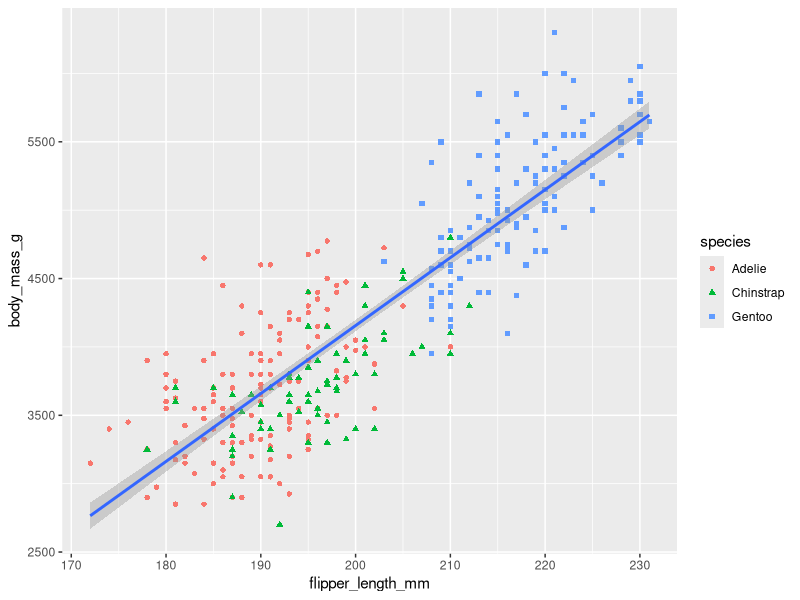
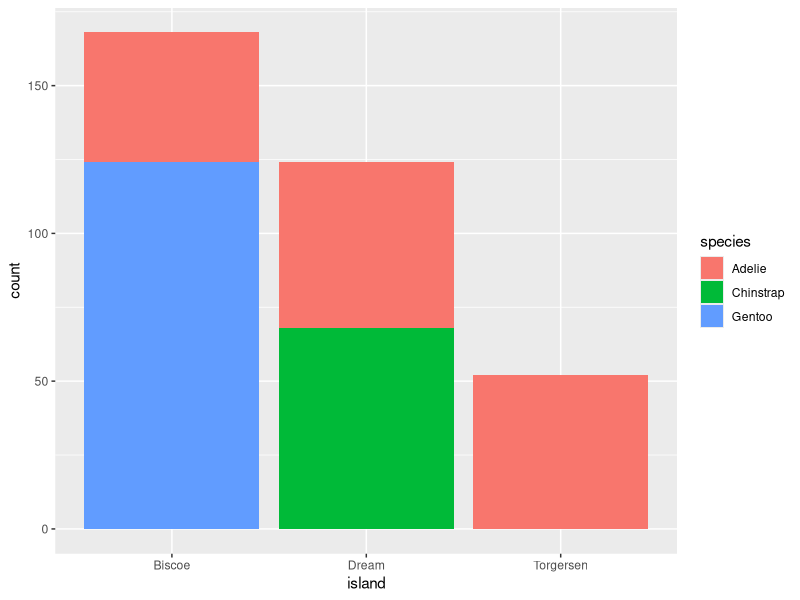
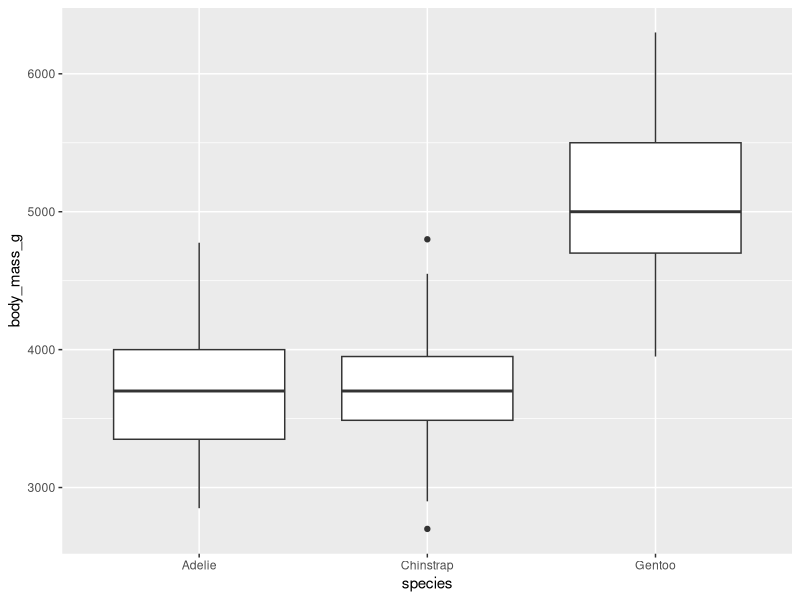
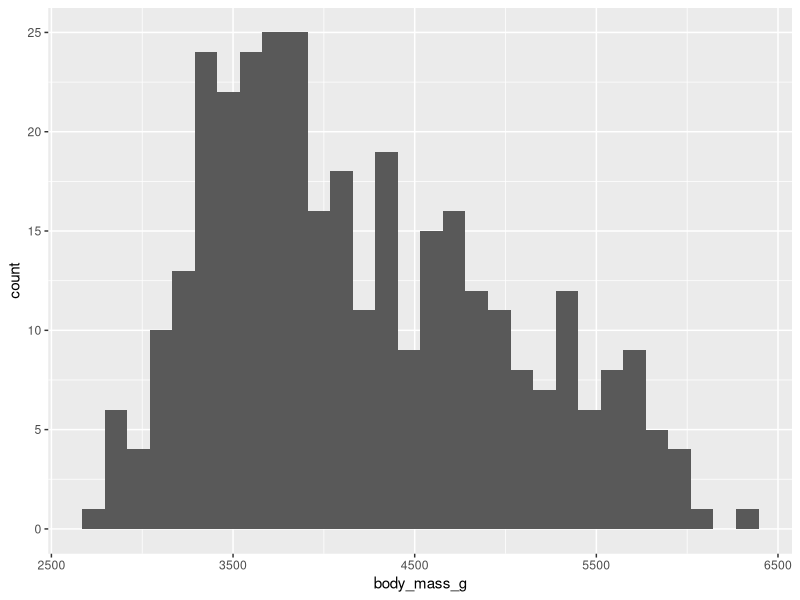
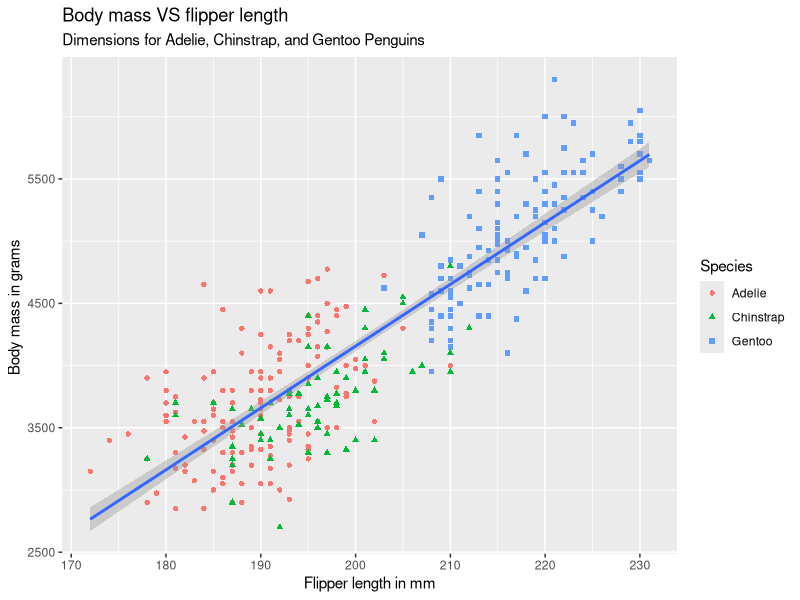

These charts were generated, in order, by the following R code:
## ---- chunk 1
install.packages("tidyverse")
install.packages("ggplot2")
install.packages("skimr")
## ---- chunk 2
library(tidyverse)
library(ggplot2)
library(skimr)
## ---- chunk 3
install.packages("palmerpenguins")

library(palmerpenguins)
data("penguins")
## ---- chunk 4
head(penguins)
## ---- chunk 5
unique_species <- unique(penguins$species)
unique_island <- unique(penguins$island)
unique_year <- unique(penguins$year)
view(unique_species)
view(unique_island)
view(unique_year)
## ---- chunk 6
summary(penguins)
## ---- chunk 7
penguins %>%
    drop_na(body_mass_g) %>%
    group_by(species) %>%
    summarise(
        body_mass_kg_mean = mean(body_mass_g / 1000),
        body_mass_kg_min = min(body_mass_g / 1000),
        body_mass_kg_max = max(body_mass_g / 1000)
    )

## ---- chunk 8
skim(penguins)
## ---- chunk 9
ggplot(
  data = penguins,
  mapping = aes(x = flipper_length_mm, y = body_mass_g)
) +
  geom_point(mapping = aes(color = species, shape = species)) +
  geom_smooth(method = "lm")
## ---- chunk 10
ggplot(penguins, aes(x=island, fill=species)) +
  geom_bar()
## ---- chunk 11
ggplot(penguins, aes(x=species, y=body_mass_g)) +
  geom_boxplot()
## ---- chunk 12
ggplot(penguins, aes(x=body_mass_g)) +
  geom_histogram(bandwidth = 720)
## ---- chunk 13
ggplot(
  data = penguins,
  mapping = aes(x = flipper_length_mm, y = body_mass_g)
) +
  geom_point(aes(color = species, shape = species)) +
  geom_smooth(method = "lm") +
  labs(
    title = "Body mass VS flipper length",
    subtitle = "Dimensions for Adelie, Chinstrap, and Gentoo Penguins",
    x = "Flipper length in mm", y = "Body mass in grams ",
    color = "Species", shape = "Species"
  )
